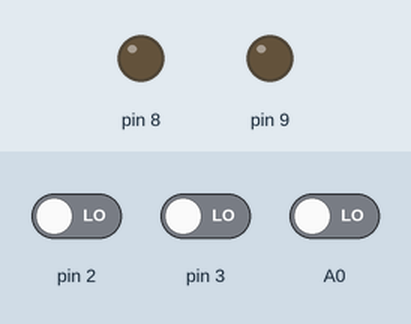
Simulated run of this sketch. Board: Arduino Uno, built with avr-gcc and run on an emulated ATmega328P. On the bench: output pins drawn as LEDs (lit = HIGH). The test bench sets the inputs (shaded band); at power-on: pin 3 LOW, A0 LOW, pin 2 LOW. What the sketch prints to the serial monitor is not drawn.

Above: at 1.2 s.
1.3 s: pin 3 driven HIGH
2.8 s: A0 driven HIGH
At 4.5 s:
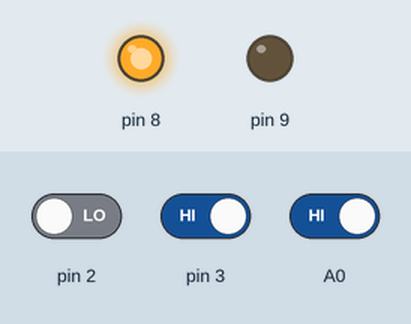
5.0 s: pin 2 driven HIGH and A0 driven LOW
8.0 s: A0 driven HIGH
At 9.3 s:
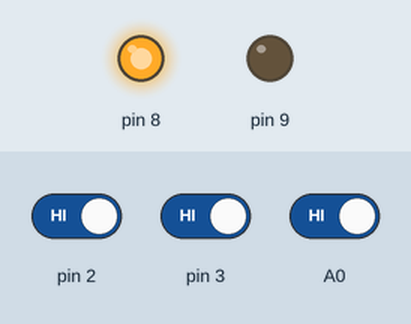
11.0 s: pin 3 driven LOW and A0 driven LOW
14.0 s: pin 3 driven HIGH
Timing chart, 0 to 17.0 s (numbered marks = the images above; inputs shaded):
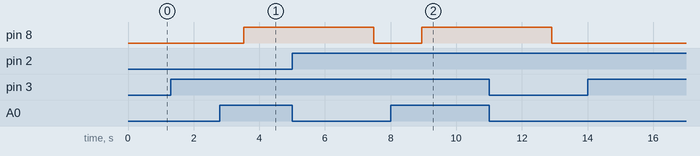

Measured:
- after the input at 2.8 s, pin 8: LOW → HIGH after 0.73 s
- after the input at 8.0 s, pin 8: LOW → HIGH after 0.95 s

The sketch:

fuck_u_dampend.ino
```cpp
#include <PIDController.h>
#include "PinChangeInterrupt.h"
#include <Servo.h>


volatile long int encoder33_pos = 0;


PIDController pos33_pid;


int motor33_value = 255;


int p33 = 0;
int pos = 50;
int cont = 0;

int val = 0;
int damp = 0;
int dir = 0;

void setup() {

  Serial.begin(115200);
  //Serial.begin(2000000);
  //Serial.begin(9600);


  pinMode(10, INPUT);
  pinMode(11, INPUT);


  pinMode(A0, INPUT);
  //m33
  pinMode(2, INPUT);
  pinMode(3, INPUT);
  pinMode(8, OUTPUT);
  pinMode(9, OUTPUT);


  attachInterrupt(digitalPinToInterrupt(3), encoder33, RISING);


  pos33_pid.begin();
  pos33_pid.tune(30, 0, 200);
  pos33_pid.limit(-255, 255);

}
//
// MAIN
//
//
//
//
//
//
//
void loop(){


  read1();
  //allM();
  Serial.print("bbbbb ");
  allM();

  if(digitalRead(A0) == HIGH){

          motor(val = 500, damp = 20, p33, dir = 0);
          delay(5);
          motor(val = 500, damp = 20, p33, dir = 1);

          read1();
          Serial.print("aaaaa ");


     }


}


//
//
//
//
//
//


void encoder33(){
  if(digitalRead(2) == LOW){
    encoder33_pos++;
  }else{
    encoder33_pos--;
  }
}


void m33(){
  motor33_value = pos33_pid.compute(encoder33_pos);
  pos33_pid.setpoint(p33);
  if(motor33_value > 0){
           if(motor33_value > 5){
              analogWrite(8, motor33_value);
              digitalWrite(9, LOW);

          }else{
              digitalWrite(9, LOW);
              digitalWrite(8, LOW);

          }
  }else{

          if(abs(motor33_value) > 5){
            analogWrite(9, abs(motor33_value));
            digitalWrite(8, LOW);

          }else{
            digitalWrite(9, LOW);
            digitalWrite(8, LOW);
          }
      }


}
void read1(){

 //Serial.println(millis()/60);

            Serial.println(" ");
//            Serial.print("e = ");
//            Serial.print(encoder1_pos);
//            Serial.print("  ");
//            Serial.print("m = ");
//            Serial.print(motor1_value);
//            Serial.print("  ");

//            Serial.print("e1 = ");
//            Serial.print(encoder1_pos);
//            Serial.print("  ");
//            Serial.print("m1 = ");
//            Serial.print(motor1_value);
//            Serial.print("  ");
//
//            Serial.print("e2 = ");
//            Serial.print(encoder2_pos);
//            Serial.print("  ");
//            Serial.print("m2 = ");
//            Serial.print(motor2_value);
//            Serial.print("  ");
//
            Serial.print("e3 = ");
            Serial.print(encoder33_pos);
            Serial.print("  ");
            Serial.print("m33 = ");
            Serial.print(motor33_value);
            Serial.print("  ");
            Serial.print("p33 = ");
            Serial.print(p33);
            Serial.print("  ");


//            Serial.print("e4 = ");
//            Serial.print(encoder4_pos);
//            Serial.print("  ");
//            Serial.print("m4 = ");
//            Serial.print(motor4_value);
//            Serial.print("  ");
//
//
//            Serial.print("e5 = ");
//            Serial.print(encoder5_pos);
//            Serial.print("  ");
//            Serial.print("m5 = ");
//            Serial.print(motor5_value);
//            Serial.print("  ");

//            Serial.print("e11 = ");
//            Serial.print(encoder11_pos);
//            Serial.print("  ");
//            Serial.print("m11 = ");
//            Serial.print(motor11_value);
//            Serial.print("  ");
//            Serial.print("p11 = ");
//            Serial.print(p11);
//            Serial.print("  ");
}


void m33test(){

          motor(val = 400, damp = 0, p33, dir = 0);
          //delay(5);
          motor(val = 400, damp = 0, p33, dir = 1);


}
void allM(){

              m33();

}

//void motor(val,damp,int& p){
void motor(int& val, int& damp, int& p, int& dir){
          for(int i = 0; i<(val*0.05);i++){

                      //p33++;
                      if(dir == 0){
                       p++;
                          }
                      if(dir == 1){
                       p--;
                          }
                      //p++;
                      allM();
                      read1();
                      delay(damp);
                      //damp--;

          }
          for(int i = 0; i<(val*0.05);i++){

                     // p33++;
                      if(dir == 0){
                       p++;
                          }
                      if(dir == 1){
                       p--;
                          }
                      //p++;
                      allM();
                      read1();
                      delay(damp/2);
                      //damp++;

          }
          for(int i = 0; i<(val*0.8);i++){

                      //p33++;
                      //p++;
                      if(dir == 0){
                       p++;
                          }
                      if(dir == 1){
                       p--;
                          }
                      allM();
                      read1();
                      delay(0);

          }
          for(int i = 0; i<(val*0.05);i++){

                     // p33++;
                      if(dir == 0){
                       p++;
                          }
                      if(dir == 1){
                       p--;
                          }
                      //p++;
                      allM();
                      read1();
                      delay(damp/2);
                      //damp++;

          }
          for(int i = 0; i<(val*0.05);i++){

                     // p33++;
                      if(dir == 0){
                       p++;
                          }
                      if(dir == 1){
                       p--;
                          }
                      //p++;
                      allM();
                      read1();
                      delay(damp);
                      //damp++;

          }


}
```
